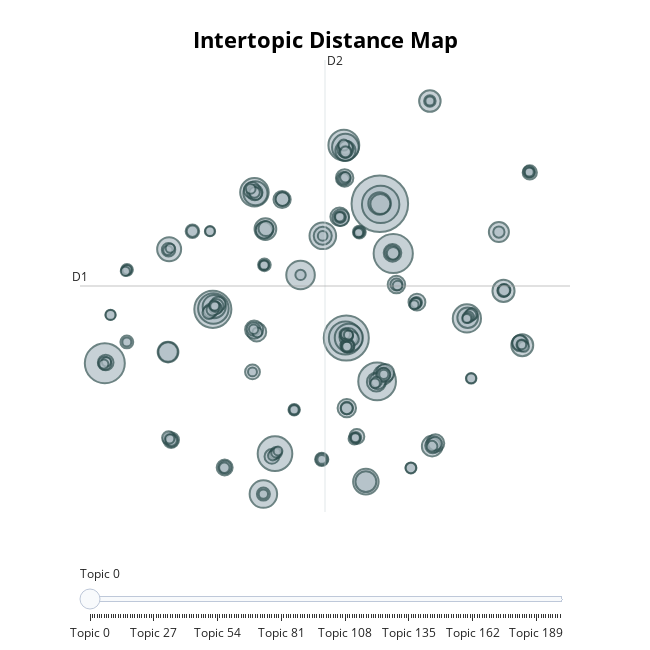

The notebook cell this image was saved under:
### Code cell
topic_model.visualize_topics([i for i in range(200)])

### Figure 1 — Plotly figure (JSON) as saved in the notebook; plotly's stock layout.template omitted (floating-point values rounded to 4 significant figures; data arrays with more than 128 entries replaced by an {"elided": "..."} marker saying what was removed)
{"data": [{"customdata": {"elided": "200x3 mixed values"}, "hovertemplate": "<b>Topic %{customdata[0]}</b><br>%{customdata[1]}<br>Size: %{customdata[2]}", "legendgroup": "", "marker": {"color": "#B0BEC5", "line": {"color": "DarkSlateGrey", "width": 2}, "size": {"elided": "200 int values"}, "sizemode": "area", "sizeref": 9.919, "symbol": "circle"}, "mode": "markers", "name": "", "orientation": "v", "showlegend": false, "type": "scatter", "x": {"elided": "200 float values"}, "xaxis": "x", "y": {"elided": "200 float values"}, "yaxis": "y"}], "layout": {"annotations": [{"showarrow": false, "text": "D1", "x": -13.42, "y": 7.325, "yshift": 10}, {"showarrow": false, "text": "D2", "x": 4.574, "xshift": 10, "y": 25.95}], "height": 650, "hoverlabel": {"bgcolor": "white", "font": {"family": "Rockwell", "size": 16}}, "legend": {"itemsizing": "constant", "tracegroupgap": 0}, "margin": {"t": 60}, "shapes": [{"line": {"color": "#CFD8DC", "width": 2}, "type": "line", "x0": 4.574, "x1": 4.574, "y0": -11.3, "y1": 25.95}, {"line": {"color": "#9E9E9E", "width": 2}, "type": "line", "x0": -13.42, "x1": 22.56, "y0": 7.325, "y1": 7.325}], "sliders": [{"active": 0, "pad": {"t": 50}, "steps": [{"args": [{"marker.color": {"elided": "1x200 str values"}}], "label": "Topic 0", "method": "update"}, {"args": [{"marker.color": {"elided": "1x200 str values"}}], "label": "Topic 1", "method": "update"}, {"args": [{"marker.color": {"elided": "1x200 str values"}}], "label": "Topic 2", "method": "update"}, {"args": [{"marker.color": {"elided": "1x200 str values"}}], "label": "Topic 3", "method": "update"}, {"args": [{"marker.color": {"elided": "1x200 str values"}}], "label": "Topic 4", "method": "update"}, {"args": [{"marker.color": {"elided": "1x200 str values"}}], "label": "Topic 5", "method": "update"}, {"args": [{"marker.color": {"elided": "1x200 str values"}}], "label": "Topic 6", "method": "update"}, {"args": [{"marker.color": {"elided": "1x200 str values"}}], "label": "Topic 7", "method": "update"}, {"args": [{"marker.color": {"elided": "1x200 str values"}}], "label": "Topic 8", "method": "update"}, {"args": [{"marker.color": {"elided": "1x200 str values"}}], "label": "Topic 9", "method": "update"}, {"args": [{"marker.color": {"elided": "1x200 str values"}}], "label": "Topic 10", "method": "update"}, {"args": [{"marker.color": {"elided": "1x200 str values"}}], "label": "Topic 11", "method": "update"}, {"args": [{"marker.color": {"elided": "1x200 str values"}}], "label": "Topic 12", "method": "update"}, {"args": [{"marker.color": {"elided": "1x200 str values"}}], "label": "Topic 13", "method": "update"}, {"args": [{"marker.color": {"elided": "1x200 str values"}}], "label": "Topic 14", "method": "update"}, {"args": [{"marker.color": {"elided": "1x200 str values"}}], "label": "Topic 15", "method": "update"}, {"args": [{"marker.color": {"elided": "1x200 str values"}}], "label": "Topic 16", "method": "update"}, {"args": [{"marker.color": {"elided": "1x200 str values"}}], "label": "Topic 17", "method": "update"}, {"args": [{"marker.color": {"elided": "1x200 str values"}}], "label": "Topic 18", "method": "update"}, {"args": [{"marker.color": {"elided": "1x200 str values"}}], "label": "Topic 19", "method": "update"}, {"args": [{"marker.color": {"elided": "1x200 str values"}}], "label": "Topic 20", "method": "update"}, {"args": [{"marker.color": {"elided": "1x200 str values"}}], "label": "Topic 21", "method": "update"}, {"args": [{"marker.color": {"elided": "1x200 str values"}}], "label": "Topic 22", "method": "update"}, {"args": [{"marker.color": {"elided": "1x200 str values"}}], "label": "Topic 23", "method": "update"}, {"args": [{"marker.color": {"elided": "1x200 str values"}}], "label": "Topic 24", "method": "update"}, {"args": [{"marker.color": {"elided": "1x200 str values"}}], "label": "Topic 25", "method": "update"}, {"args": [{"marker.color": {"elided": "1x200 str values"}}], "label": "Topic 26", "method": "update"}, {"args": [{"marker.color": {"elided": "1x200 str values"}}], "label": "Topic 27", "method": "update"}, {"args": [{"marker.color": {"elided": "1x200 str values"}}], "label": "Topic 28", "method": "update"}, {"args": [{"marker.color": {"elided": "1x200 str values"}}], "label": "Topic 29", "method": "update"}, {"args": [{"marker.color": {"elided": "1x200 str values"}}], "label": "Topic 30", "method": "update"}, {"args": [{"marker.color": {"elided": "1x200 str values"}}], "label": "Topic 31", "method": "update"}, {"args": [{"marker.color": {"elided": "1x200 str values"}}], "label": "Topic 32", "method": "update"}, {"args": [{"marker.color": {"elided": "1x200 str values"}}], "label": "Topic 33", "method": "update"}, {"args": [{"marker.color": {"elided": "1x200 str values"}}], "label": "Topic 34", "method": "update"}, {"args": [{"marker.color": {"elided": "1x200 str values"}}], "label": "Topic 35", "method": "update"}, {"args": [{"marker.color": {"elided": "1x200 str values"}}], "label": "Topic 36", "method": "update"}, {"args": [{"marker.color": {"elided": "1x200 str values"}}], "label": "Topic 37", "method": "update"}, {"args": [{"marker.color": {"elided": "1x200 str values"}}], "label": "Topic 38", "method": "update"}, {"args": [{"marker.color": {"elided": "1x200 str values"}}], "label": "Topic 39", "method": "update"}, {"args": [{"marker.color": {"elided": "1x200 str values"}}], "label": "Topic 40", "method": "update"}, {"args": [{"marker.color": {"elided": "1x200 str values"}}], "label": "Topic 41", "method": "update"}, {"args": [{"marker.color": {"elided": "1x200 str values"}}], "label": "Topic 42", "method": "update"}, {"args": [{"marker.color": {"elided": "1x200 str values"}}], "label": "Topic 43", "method": "update"}, {"args": [{"marker.color": {"elided": "1x200 str values"}}], "label": "Topic 44", "method": "update"}, {"args": [{"marker.color": {"elided": "1x200 str values"}}], "label": "Topic 45", "method": "update"}, {"args": [{"marker.color": {"elided": "1x200 str values"}}], "label": "Topic 46", "method": "update"}, {"args": [{"marker.color": {"elided": "1x200 str values"}}], "label": "Topic 47", "method": "update"}, {"args": [{"marker.color": {"elided": "1x200 str values"}}], "label": "Topic 48", "method": "update"}, {"args": [{"marker.color": {"elided": "1x200 str values"}}], "label": "Topic 49", "method": "update"}, {"args": [{"marker.color": {"elided": "1x200 str values"}}], "label": "Topic 50", "method": "update"}, {"args": [{"marker.color": {"elided": "1x200 str values"}}], "label": "Topic 51", "method": "update"}, {"args": [{"marker.color": {"elided": "1x200 str values"}}], "label": "Topic 52", "method": "update"}, {"args": [{"marker.color": {"elided": "1x200 str values"}}], "label": "Topic 53", "method": "update"}, {"args": [{"marker.color": {"elided": "1x200 str values"}}], "label": "Topic 54", "method": "update"}, {"args": [{"marker.color": {"elided": "1x200 str values"}}], "label": "Topic 55", "method": "update"}, {"args": [{"marker.color": {"elided": "1x200 str values"}}], "label": "Topic 56", "method": "update"}, {"args": [{"marker.color": {"elided": "1x200 str values"}}], "label": "Topic 57", "method": "update"}, {"args": [{"marker.color": {"elided": "1x200 str values"}}], "label": "Topic 58", "method": "update"}, {"args": [{"marker.color": {"elided": "1x200 str values"}}], "label": "Topic 59", "method": "update"}, {"args": [{"marker.color": {"elided": "1x200 str values"}}], "label": "Topic 60", "method": "update"}, {"args": [{"marker.color": {"elided": "1x200 str values"}}], "label": "Topic 61", "method": "update"}, {"args": [{"marker.color": {"elided": "1x200 str values"}}], "label": "Topic 62", "method": "update"}, {"args": [{"marker.color": {"elided": "1x200 str values"}}], "label": "Topic 63", "method": "update"}, {"args": [{"marker.color": {"elided": "1x200 str values"}}], "label": "Topic 64", "method": "update"}, {"args": [{"marker.color": {"elided": "1x200 str values"}}], "label": "Topic 65", "method": "update"}, {"args": [{"marker.color": {"elided": "1x200 str values"}}], "label": "Topic 66", "method": "update"}, {"args": [{"marker.color": {"elided": "1x200 str values"}}], "label": "Topic 67", "method": "update"}, {"args": [{"marker.color": {"elided": "1x200 str values"}}], "label": "Topic 68", "method": "update"}, {"args": [{"marker.color": {"elided": "1x200 str values"}}], "label": "Topic 69", "method": "update"}, {"args": [{"marker.color": {"elided": "1x200 str values"}}], "label": "Topic 70", "method": "update"}, {"args": [{"marker.color": {"elided": "1x200 str values"}}], "label": "Topic 71", "method": "update"}, {"args": [{"marker.color": {"elided": "1x200 str values"}}], "label": "Topic 72", "method": "update"}, {"args": [{"marker.color": {"elided": "1x200 str values"}}], "label": "Topic 73", "method": "update"}, {"args": [{"marker.color": {"elided": "1x200 str values"}}], "label": "Topic 74", "method": "update"}, {"args": [{"marker.color": {"elided": "1x200 str values"}}], "label": "Topic 75", "method": "update"}, {"args": [{"marker.color": {"elided": "1x200 str values"}}], "label": "Topic 76", "method": "update"}, {"args": [{"marker.color": {"elided": "1x200 str values"}}], "label": "Topic 77", "method": "update"}, {"args": [{"marker.color": {"elided": "1x200 str values"}}], "label": "Topic 78", "method": "update"}, {"args": [{"marker.color": {"elided": "1x200 str values"}}], "label": "Topic 79", "method": "update"}, {"args": [{"marker.color": {"elided": "1x200 str values"}}], "label": "Topic 80", "method": "update"}, {"args": [{"marker.color": {"elided": "1x200 str values"}}], "label": "Topic 81", "method": "update"}, {"args": [{"marker.color": {"elided": "1x200 str values"}}], "label": "Topic 82", "method": "update"}, {"args": [{"marker.color": {"elided": "1x200 str values"}}], "label": "Topic 83", "method": "update"}, {"args": [{"marker.color": {"elided": "1x200 str values"}}], "label": "Topic 84", "method": "update"}, {"args": [{"marker.color": {"elided": "1x200 str values"}}], "label": "Topic 85", "method": "update"}, {"args": [{"marker.color": {"elided": "1x200 str values"}}], "label": "Topic 86", "method": "update"}, {"args": [{"marker.color": {"elided": "1x200 str values"}}], "label": "Topic 87", "method": "update"}, {"args": [{"marker.color": {"elided": "1x200 str values"}}], "label": "Topic 88", "method": "update"}, {"args": [{"marker.color": {"elided": "1x200 str values"}}], "label": "Topic 89", "method": "update"}, {"args": [{"marker.color": {"elided": "1x200 str values"}}], "label": "Topic 90", "method": "update"}, {"args": [{"marker.color": {"elided": "1x200 str values"}}], "label": "Topic 91", "method": "update"}, {"args": [{"marker.color": {"elided": "1x200 str values"}}], "label": "Topic 92", "method": "update"}, {"args": [{"marker.color": {"elided": "1x200 str values"}}], "label": "Topic 93", "method": "update"}, {"args": [{"marker.color": {"elided": "1x200 str values"}}], "label": "Topic 94", "method": "update"}, {"args": [{"marker.color": {"elided": "1x200 str values"}}], "label": "Topic 95", "method": "update"}, {"args": [{"marker.color": {"elided": "1x200 str values"}}], "label": "Topic 96", "method": "update"}, {"args": [{"marker.color": {"elided": "1x200 str values"}}], "label": "Topic 97", "method": "update"}, {"args": [{"marker.color": {"elided": "1x200 str values"}}], "label": "Topic 98", "method": "update"}, {"args": [{"marker.color": {"elided": "1x200 str values"}}], "label": "Topic 99", "method": "update"}, {"args": [{"marker.color": {"elided": "1x200 str values"}}], "label": "Topic 100", "method": "update"}, {"args": [{"marker.color": {"elided": "1x200 str values"}}], "label": "Topic 101", "method": "update"}, {"args": [{"marker.color": {"elided": "1x200 str values"}}], "label": "Topic 102", "method": "update"}, {"args": [{"marker.color": {"elided": "1x200 str values"}}], "label": "Topic 103", "method": "update"}, {"args": [{"marker.color": {"elided": "1x200 str values"}}], "label": "Topic 104", "method": "update"}, {"args": [{"marker.color": {"elided": "1x200 str values"}}], "label": "Topic 105", "method": "update"}, {"args": [{"marker.color": {"elided": "1x200 str values"}}], "label": "Topic 106", "method": "update"}, {"args": [{"marker.color": {"elided": "1x200 str values"}}], "label": "Topic 107", "method": "update"}, {"args": [{"marker.color": {"elided": "1x200 str values"}}], "label": "Topic 108", "method": "update"}, {"args": [{"marker.color": {"elided": "1x200 str values"}}], "label": "Topic 109", "method": "update"}, {"args": [{"marker.color": {"elided": "1x200 str values"}}], "label": "Topic 110", "method": "update"}, {"args": [{"marker.color": {"elided": "1x200 str values"}}], "label": "Topic 111", "method": "update"}, {"args": [{"marker.color": {"elided": "1x200 str values"}}], "label": "Topic 112", "method": "update"}, {"args": [{"marker.color": {"elided": "1x200 str values"}}], "label": "Topic 113", "method": "update"}, {"args": [{"marker.color": {"elided": "1x200 str values"}}], "label": "Topic 114", "method": "update"}, {"args": [{"marker.color": {"elided": "1x200 str values"}}], "label": "Topic 115", "method": "update"}, {"args": [{"marker.color": {"elided": "1x200 str values"}}], "label": "Topic 116", "method": "update"}, {"args": [{"marker.color": {"elided": "1x200 str values"}}], "label": "Topic 117", "method": "update"}, {"args": [{"marker.color": {"elided": "1x200 str values"}}], "label": "Topic 118", "method": "update"}, {"args": [{"marker.color": {"elided": "1x200 str values"}}], "label": "Topic 119", "method": "update"}, {"args": [{"marker.color": {"elided": "1x200 str values"}}], "label": "Topic 120", "method": "update"}, {"args": [{"marker.color": {"elided": "1x200 str values"}}], "label": "Topic 121", "method": "update"}, {"args": [{"marker.color": {"elided": "1x200 str values"}}], "label": "Topic 122", "method": "update"}, {"args": [{"marker.color": {"elided": "1x200 str values"}}], "label": "Topic 123", "method": "update"}, {"args": [{"marker.color": {"elided": "1x200 str values"}}], "label": "Topic 124", "method": "update"}, {"args": [{"marker.color": {"elided": "1x200 str values"}}], "label": "Topic 125", "method": "update"}, {"args": [{"marker.color": {"elided": "1x200 str values"}}], "label": "Topic 126", "method": "update"}, {"args": [{"marker.color": {"elided": "1x200 str values"}}], "label": "Topic 127", "method": "update"}, {"args": [{"marker.color": {"elided": "1x200 str values"}}], "label": "Topic 128", "method": "update"}, {"args": [{"marker.color": {"elided": "1x200 str values"}}], "label": "Topic 129", "method": "update"}, {"args": [{"marker.color": {"elided": "1x200 str values"}}], "label": "Topic 130", "method": "update"}, {"args": [{"marker.color": {"elided": "1x200 str values"}}], "label": "Topic 131", "method": "update"}, {"args": [{"marker.color": {"elided": "1x200 str values"}}], "label": "Topic 132", "method": "update"}, {"args": [{"marker.color": {"elided": "1x200 str values"}}], "label": "Topic 133", "method": "update"}, {"args": [{"marker.color": {"elided": "1x200 str values"}}], "label": "Topic 134", "method": "update"}, {"args": [{"marker.color": {"elided": "1x200 str values"}}], "label": "Topic 135", "method": "update"}, {"args": [{"marker.color": {"elided": "1x200 str values"}}], "label": "Topic 136", "method": "update"}, {"args": [{"marker.color": {"elided": "1x200 str values"}}], "label": "Topic 137", "method": "update"}, {"args": [{"marker.color": {"elided": "1x200 str values"}}], "label": "Topic 138", "method": "update"}, {"args": [{"marker.color": {"elided": "1x200 str values"}}], "label": "Topic 139", "method": "update"}, {"args": [{"marker.color": {"elided": "1x200 str values"}}], "label": "Topic 140", "method": "update"}, {"args": [{"marker.color": {"elided": "1x200 str values"}}], "label": "Topic 141", "method": "update"}, {"args": [{"marker.color": {"elided": "1x200 str values"}}], "label": "Topic 142", "method": "update"}, {"args": [{"marker.color": {"elided": "1x200 str values"}}], "label": "Topic 143", "method": "update"}, {"args": [{"marker.color": {"elided": "1x200 str values"}}], "label": "Topic 144", "method": "update"}, {"args": [{"marker.color": {"elided": "1x200 str values"}}], "label": "Topic 145", "method": "update"}, {"args": [{"marker.color": {"elided": "1x200 str values"}}], "label": "Topic 146", "method": "update"}, {"args": [{"marker.color": {"elided": "1x200 str values"}}], "label": "Topic 147", "method": "update"}, {"args": [{"marker.color": {"elided": "1x200 str values"}}], "label": "Topic 148", "method": "update"}, {"args": [{"marker.color": {"elided": "1x200 str values"}}], "label": "Topic 149", "method": "update"}, {"args": [{"marker.color": {"elided": "1x200 str values"}}], "label": "Topic 150", "method": "update"}, {"args": [{"marker.color": {"elided": "1x200 str values"}}], "label": "Topic 151", "method": "update"}, {"args": [{"marker.color": {"elided": "1x200 str values"}}], "label": "Topic 152", "method": "update"}, {"args": [{"marker.color": {"elided": "1x200 str values"}}], "label": "Topic 153", "method": "update"}, {"args": [{"marker.color": {"elided": "1x200 str values"}}], "label": "Topic 154", "method": "update"}, {"args": [{"marker.color": {"elided": "1x200 str values"}}], "label": "Topic 155", "method": "update"}, {"args": [{"marker.color": {"elided": "1x200 str values"}}], "label": "Topic 156", "method": "update"}, {"args": [{"marker.color": {"elided": "1x200 str values"}}], "label": "Topic 157", "method": "update"}, {"args": [{"marker.color": {"elided": "1x200 str values"}}], "label": "Topic 158", "method": "update"}, {"args": [{"marker.color": {"elided": "1x200 str values"}}], "label": "Topic 159", "method": "update"}, {"args": [{"marker.color": {"elided": "1x200 str values"}}], "label": "Topic 160", "method": "update"}, {"args": [{"marker.color": {"elided": "1x200 str values"}}], "label": "Topic 161", "method": "update"}, {"args": [{"marker.color": {"elided": "1x200 str values"}}], "label": "Topic 162", "method": "update"}, {"args": [{"marker.color": {"elided": "1x200 str values"}}], "label": "Topic 163", "method": "update"}, {"args": [{"marker.color": {"elided": "1x200 str values"}}], "label": "Topic 164", "method": "update"}, {"args": [{"marker.color": {"elided": "1x200 str values"}}], "label": "Topic 165", "method": "update"}, {"args": [{"marker.color": {"elided": "1x200 str values"}}], "label": "Topic 166", "method": "update"}, {"args": [{"marker.color": {"elided": "1x200 str values"}}], "label": "Topic 167", "method": "update"}, {"args": [{"marker.color": {"elided": "1x200 str values"}}], "label": "Topic 168", "method": "update"}, {"args": [{"marker.color": {"elided": "1x200 str values"}}], "label": "Topic 169", "method": "update"}, {"args": [{"marker.color": {"elided": "1x200 str values"}}], "label": "Topic 170", "method": "update"}, {"args": [{"marker.color": {"elided": "1x200 str values"}}], "label": "Topic 171", "method": "update"}, {"args": [{"marker.color": {"elided": "1x200 str values"}}], "label": "Topic 172", "method": "update"}, {"args": [{"marker.color": {"elided": "1x200 str values"}}], "label": "Topic 173", "method": "update"}, {"args": [{"marker.color": {"elided": "1x200 str values"}}], "label": "Topic 174", "method": "update"}, {"args": [{"marker.color": {"elided": "1x200 str values"}}], "label": "Topic 175", "method": "update"}, {"args": [{"marker.color": {"elided": "1x200 str values"}}], "label": "Topic 176", "method": "update"}, {"args": [{"marker.color": {"elided": "1x200 str values"}}], "label": "Topic 177", "method": "update"}, {"args": [{"marker.color": {"elided": "1x200 str values"}}], "label": "Topic 178", "method": "update"}, {"args": [{"marker.color": {"elided": "1x200 str values"}}], "label": "Topic 179", "method": "update"}, {"args": [{"marker.color": {"elided": "1x200 str values"}}], "label": "Topic 180", "method": "update"}, {"args": [{"marker.color": {"elided": "1x200 str values"}}], "label": "Topic 181", "method": "update"}, {"args": [{"marker.color": {"elided": "1x200 str values"}}], "label": "Topic 182", "method": "update"}, {"args": [{"marker.color": {"elided": "1x200 str values"}}], "label": "Topic 183", "method": "update"}, {"args": [{"marker.color": {"elided": "1x200 str values"}}], "label": "Topic 184", "method": "update"}, {"args": [{"marker.color": {"elided": "1x200 str values"}}], "label": "Topic 185", "method": "update"}, {"args": [{"marker.color": {"elided": "1x200 str values"}}], "label": "Topic 186", "method": "update"}, {"args": [{"marker.color": {"elided": "1x200 str values"}}], "label": "Topic 187", "method": "update"}, {"args": [{"marker.color": {"elided": "1x200 str values"}}], "label": "Topic 188", "method": "update"}, {"args": [{"marker.color": {"elided": "1x200 str values"}}], "label": "Topic 189", "method": "update"}, {"args": [{"marker.color": {"elided": "1x200 str values"}}], "label": "Topic 190", "method": "update"}, {"args": [{"marker.color": {"elided": "1x200 str values"}}], "label": "Topic 191", "method": "update"}, {"args": [{"marker.color": {"elided": "1x200 str values"}}], "label": "Topic 192", "method": "update"}, {"args": [{"marker.color": {"elided": "1x200 str values"}}], "label": "Topic 193", "method": "update"}, {"args": [{"marker.color": {"elided": "1x200 str values"}}], "label": "Topic 194", "method": "update"}, {"args": [{"marker.color": {"elided": "1x200 str values"}}], "label": "Topic 195", "method": "update"}, {"args": [{"marker.color": {"elided": "1x200 str values"}}], "label": "Topic 196", "method": "update"}, {"args": [{"marker.color": {"elided": "1x200 str values"}}], "label": "Topic 197", "method": "update"}, {"args": [{"marker.color": {"elided": "1x200 str values"}}], "label": "Topic 198", "method": "update"}, {"args": [{"marker.color": {"elided": "1x200 str values"}}], "label": "Topic 199", "method": "update"}]}], "title": {"font": {"color": "Black", "size": 22}, "text": "<b>Intertopic Distance Map</b>", "x": 0.5, "xanchor": "center", "y": 0.95, "yanchor": "top"}, "width": 650, "xaxis": {"anchor": "y", "domain": [0, 1], "range": [-13.42, 22.56], "title": {"text": ""}, "visible": false}, "yaxis": {"anchor": "x", "domain": [0, 1], "range": [-11.3, 25.95], "title": {"text": ""}, "visible": false}}}
